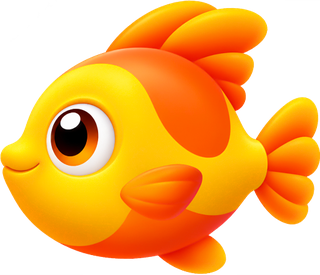
#> input picture Assets/Resources/Art/fish_chep.png, 320 x 275 px; its folder holds 4 pictures in this run
$ python preview.py
#> lines starting #> are read from the running program, lines starting #| are printed output that depends on the picture
# Contact sheet of the generated art, with fish tinted like in game, to check by eye.
import os
from PIL import Image, ImageChops
A = os.path.join(os.path.dirname(__file__), "..", "Assets", "Resources", "Art")
def hexc(h): v = int(h.lstrip('#'), 16); return ((v >> 16) & 255, (v >> 8) & 255, v & 255, 255)
sheet = Image.new("RGBA", (1100, 1100), (29, 106, 128, 255))
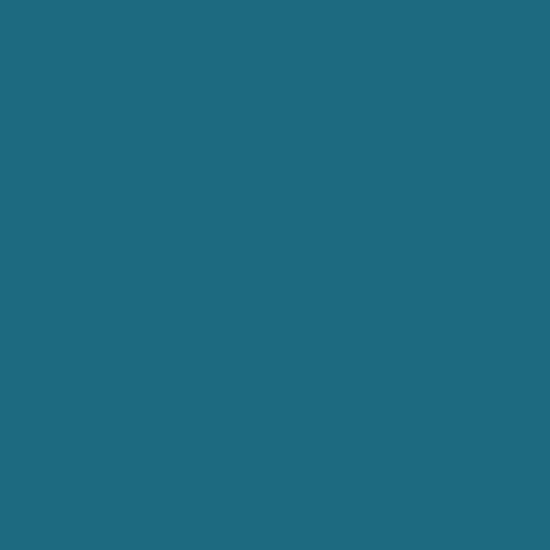
#> sheet: PIL image 1100x1100 RGBA (shown at 1/2 size); mean R, G, B, A 29, 106, 128, 255
fish = [("chep", "#E8A33D"), ("noc", "#CDB64E"), ("rophi", "#8FA67A"), ("cathu", "#6FA3B5"), ("ngu", "#3E78C2"), ("muc", "#B07AA1"), ("camap", "#6E7F8A")]
x, y = 10, 10
for n, c in fish:
    im = Image.open(os.path.join(A, f"fish_{n}.png")).convert("RGBA")
#> im is the input picture: PIL image 320x275 RGBA; mean R, G, B, A 161.7, 95.4, 11.7, 162.6
    im = ImageChops.multiply(im, Image.new("RGBA", im.size, hexc(c)))
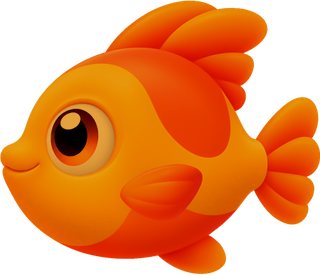
#> im: PIL image 320x275 RGBA; mean R, G, B, A 147, 60.7, 2.6, 162.6; transparent parts drawn white
    if x + im.width > 1090: x, y = 10, y + 240
    sheet.alpha_composite(im, (x, y)); x += im.width + 20
#> after `sheet.alpha_composite(im, (x, y))`:
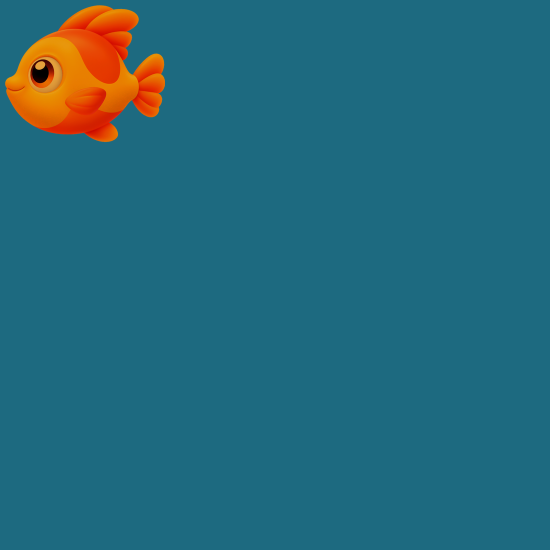
#> sheet: PIL image 1100x1100 RGBA (shown at 1/2 size); mean R, G, B, A 38, 105.3, 122.2, 255
#> after `x += im.width + 20`: x = 350
#> (the run stopped early here; a loop or call above may not have finished)
